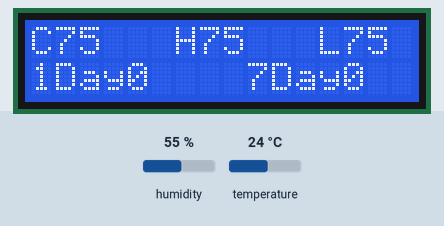
Recording of a sketch running on a simulated Arduino Uno, built with avr-gcc and run on an emulated ATmega328P. On the bench: 16×2 character LCD. The inputs (shaded band) are chosen by the test bench; at power-on: temperature 24 °C, humidity 55 %. Storage starts empty; what the sketch prints to the serial monitor is not drawn.

Above: at 2.3 s.
2.4 s: temperature set to 12 °C
At 4.7 s:
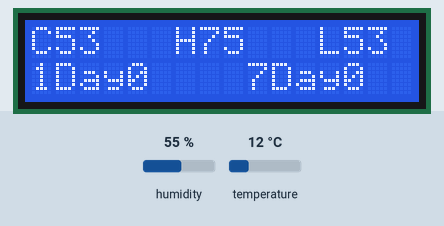
11.3 s: temperature set to 19 °C
At 12.5 s:
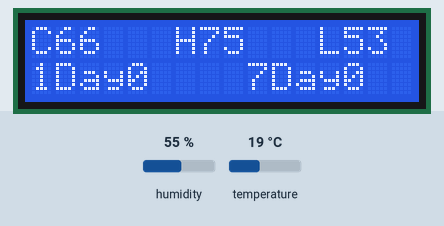
20.2 s: temperature set to 28 °C
At 24.6 s:
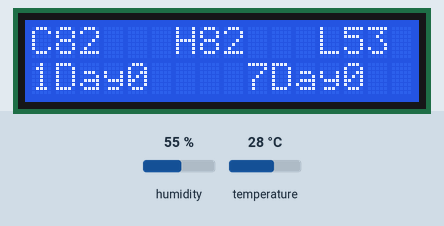
Timing chart, 0 to 26.1 s (numbered marks = the images above; inputs shaded):
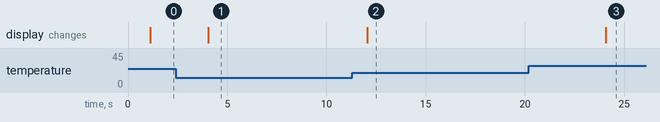

Measured:
- after the input at 2.4 s, the display: changes after 1.6 s (image 1)
- after the input at 11.3 s, the display: changes after 0.76 s (image 2)
- after the input at 20.2 s, the display: changes after 3.9 s (image 3)

The sketch:

Source_temperaturelogger.ino
```cpp
/*
Kip Trujillo
First Published: 11/22/2020
*/

// All the includes..
#include <LiquidCrystal.h> // Borrowed Code: LiquidCrystal Library - Hello World
#include "DHT.h"
#include <SPI.h>
#include <SD.h>

// File for SD card data storage
File myFile;
String filename = "TEMP.TXT";

// Setting aside friendly names for digital I/O pins
#define tempsensor 0
#define DHTPIN 8     // Digital pin connected to the DHT sensor

//Indices for the intervals array
#define LIVE 0
#define SECONDLY 1
#define MINUTELY 2
#define HOURLY 3
/*****************************************************************
 * interval array - represents milliseconds used in all code logic
 *------------------------------- 2 sec|60 Sec|  1HR  |   24HR  |*/
const unsigned long interval[] = {2000, 60000, 3600000, 86400000};

/***************************************************************************
 * initialize the LCD with the numbers of the interface pins
** This initialization is different from the example code. Ye be warned... */
LiquidCrystal lcd(12, 11, 5, 4, 7, 6);

DHT dht(DHTPIN, DHT11); // INIT the DHT 11 Humiditemp Sensor

/**************************************************************************
 * Vars for Temperature Data manipulation. The corresponding UI[] is where
 * data displayed to the LCD is posted - not necessary but makes life easier
 ***************************************************************************/
short current, high, low, oneday, sevenday = 0;
short UI[] = {current, high, low, oneday, sevenday};

    // The Array which stores 1 Minute worth of temperature sensor readings (2 sec intervals)
    short secondly[30];

    // The array which stores 1 hour worth of average temperature readings
    short minutely[60];

    // The array which stores 24 hours worth of averge temperature readings
    short hourly[24];

    // The array which stores 7 days worth of average temperature readings
    short daily[7];

    // yes, it's an index and not a REAL pointer. sue me.
    short secondlyptr = 0;
    short minutelyptr = 0;
    short hourlyptr = 0;
    short dailyptr = 0;

    // Storage of intervals which trigger data collection & avaraging calculation
    unsigned long previousMillis = 0;
    unsigned long previousSecondlyMillis = 0;
    unsigned long previousMinutelyMillis = 0;
    unsigned long previousHourlyMillis = 0;
    unsigned long previousDailyMillis = 0;


    // Computes the number of elements in the array. The total array size in bytes divided by the number of bytes per array element gives the number
    // of elements in the array. I did this just in case i need to adjustthe measurement frequency later..
    short secondlySize = (sizeof(secondly) / sizeof(secondly[0]));
    short minutelySize = (sizeof(minutely) / sizeof(minutely[0]));
    short hourlySize = (sizeof(hourly) / sizeof(hourly[0]));
    short dailySize = (sizeof(daily) / sizeof(daily[0]));

void initSD(){
  Serial.begin(9600);
    while (!Serial) {
    ; // wait for serial port to connect. Needed for native USB port only
  }
  Serial.print("Initializing SD card...");

  if (!SD.begin(4)) {
      Serial.println("initialization failed!");
      while (1);
     }
  Serial.println("initialization done.");
  }

void writetoSD(short X){
  myFile = SD.open(filename, FILE_WRITE);
  myFile.println(X);
  myFile.close();
  Serial.println(X);
  }

void setup() {
  lcd.begin(16, 2); // set up the LCD's number of columns and rows:

  dht.begin(); // Start the Temperature Sensor

  lcd.print("hello, world! <3"); // Print a message to the LCD.
  delay(1000);
  lcd.clear();

  setDefaultUI();

  current = high = low = getTemp(); //Set initializing values so i have something to print and compare later

  initSD(); //This breaks the UI. It's a pin allocation conflict. meh.

}

void loop() {
  //Check the time for all times subroutines
  unsigned long currentMillis, secondlyMillis, minutelyMillis, hourlyMillis;
  currentMillis = secondlyMillis = minutelyMillis = hourlyMillis = millis();

/**********************
 * LIVE DATA SUBROUTINE
 **********************/
 // Millis compare for time between sensor readings. The DHT11 requires at least 1 second
  if (currentMillis - previousMillis >= interval[LIVE]){
    previousMillis = currentMillis; //store previous delay value

    current = getTemp();
    //UI[0] = current;  - UI updates happen later... can probably remove this line.

   /*******************************
   * Write new data to the SD Card
   ********************************/
    writetoSD(current);

    secondly[secondlyptr] = current;
    secondlyptr ++;

        // Check if at end of the array. If yes, wrap index back to 0
        if (secondlyptr >= secondlySize ){
          secondlyptr = 0;
          }
    }

/***********************************************************************
 * SECONDLY SUBROUTINE - Result is 1 minute average
 * This calculates the average of the last 30 LIVE sensor readings. The
 * secondly[] is filled with data by the LIVE data subroutine above.
 ***********************************************************************/
//Millis compare on time required for a full rotation of the secondly array.
  if (secondlyMillis - previousSecondlyMillis >= interval[SECONDLY] ){
    previousSecondlyMillis = secondlyMillis;

  //<todo>break this out into a arraysum function?
    short onehour = 0; // Clear the VAR for computing averages - else averages would go to INFINITY
    for(int i=0; i< secondlySize; i++){
      onehour += secondly[i];
      }
      // total / number of elements = average temperature
      onehour /= secondlySize;

      //Store 1 minute average for 60 minute average calc
      minutely[minutelyptr] = onehour;
      minutelyptr++;

      // Check if at end of the array. If yes, wrap index back to 0
        if (minutelyptr >= minutelySize ){
          minutelyptr = 0;
          }
    }
    //</todo>

/***************************************************************************************************
 * MINUTELY SUBROUTINE - result is 1 hour average
 * 60 sensor readings * {+/- 200 deg F} = ~12,000. This is 1/3 the range of MAX_SHORT_INT of 36000
 **************************************************************************************************/
  if (minutelyMillis - previousMinutelyMillis >= interval[MINUTELY]){
      previousMinutelyMillis = millis();

    short oneHour = 0; // a temp varaible not used anywhere else. This is why it's declared here.

    for (int j=0; j < minutelySize; j++ ){
          oneHour += minutely[j];
        }
    oneHour /= minutelySize; // solve the average temps for previous hour.

    hourly[hourlyptr] = oneHour;
    hourlyptr++;

    // Check if at end of the array. If yes, wrap index back to 0
    if (hourlyptr >= hourlySize ){
       hourlyptr = 0;
       }
  }

/**********************************************
 * HOURLY SUBROUTINE - result is 1 day average
 *********************************************/
  if(hourlyMillis - previousHourlyMillis >= interval[HOURLY]){
    previousHourlyMillis = millis();

    //sum the contents of the array
    oneday = 0;
    for (int k = 0; k < hourlySize; k++){
      oneday += hourly[k];
      }
    oneday /= hourlySize; // solve the average temps for previous hour.

    daily[dailyptr] = oneday;
    dailyptr++;

    // Check if at end of the array. If yes, wrap index back to 0
    if(dailyptr >= dailySize){
      dailyptr = 0;
      }
    }

  if(current > high){
      high = current;
    }

  if(current < low){
      low = current;
    }

/****************************************************************
 * Update the array which stores graphical data to be drawn.
 * NOTE - super high refresh rate.. could save some effort by
 *        only redrawing the UI when an update needs to be made..
 ****************************************************************/
  UI[0] = current;
  UI[1] = high;
  UI[2] = low;
  UI[3] = oneday;
  UI[4] = sevenday;
  drawUI(UI);
}

/* SumArray function UNUSED - No real gains & a pain in my butt to make more abstract than I need it to be..
 *
 * Solves the sum total of integers contained in an array.
 * NEEDS error checking for larger arrays where sum > MAX SHORT
 * Since this is summing temperatures and no array is larger than 30 elements,
 * - i'm going to take the lazy route and not fix this..
 */
short sumArray(short X[], short XSize){

  short sum = 0;

  for (int i = 0; i< XSize; i++){
      sum += X[i];
    }
  return(sum);
  }

/* ******************************************************************
 *  setDefaultUI() - draws the initial background on the LCD screen.
 *  Fresh data will overwrite the # chars. Called during init() only
 ********************************************************************/
void setDefaultUI() {
  String line0 = "C###  H###  L###";
  String line1 = "1Day###  7Day###";
  lcd.setCursor(0,0);
  lcd.print(line0);
  lcd.setCursor(0,1);
  lcd.print(line1);
}

/*********************************************************************
 *  getTemp() - handles temperature measurement sensor readings.
 *  Returns current sensor reading in Farenheight as an integer.
 *********************************************************************/
short getTemp(){
  short val = -100;  // init to an impossible value. Should be fun if sensor read fails...
  float tempF = dht.readTemperature(true);
  val = tempF; // convert float to short int. Floats are too big and ugly.
  return(val);
}

// Private function used by drawUI()
void displayCurrentTemp(short X){
  lcd.setCursor(1,0);
  lcd.print("   ");
  lcd.setCursor(1,0);
  lcd.print(X);
}

// Private function used by drawUI()
void displayHighTemp(short X){
  lcd.setCursor(7,0);
  lcd.print("   ");
  lcd.setCursor(7,0);
  lcd.print(X);
  }

// Private function used by drawUI()
void displayLowTemp(short X){
  lcd.setCursor(13,0);
  lcd.print("   ");
  lcd.setCursor(13,0);
  lcd.print(X);
  }

// Private function used by drawUI()
void displayOneDayTemp(short X){
  lcd.setCursor(4,1);
  lcd.print("   ");
  lcd.setCursor(4,1);
  lcd.print(X);
  }

// Private function used by drawUI()
void displaySevenDayTemp(short X){
  lcd.setCursor(13,1);
  lcd.print("   ");
  lcd.setCursor(13,1);
  lcd.print(X);
  }

/****************************************************************
 * SEND THE DATA TO THE LCD
 * Extracts the data to be displayed, then sends each data point
 * to their corresponding draw functions.
 ****************************************************************/
void drawUI(short X[]){
  displayCurrentTemp(X[0]);
  displayHighTemp(X[1]);
  displayLowTemp(X[2]);
  displayOneDayTemp(X[3]);
  displaySevenDayTemp(X[4]);
  }
```
